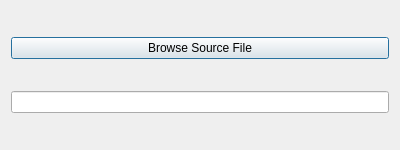
<?xml version="1.0" encoding="UTF-8"?>
<ui version="4.0">
    <class>MeshImporterTaskPanel</class>
    <widget class="QDialog" name="RunScriptNodeTaskPanel">
        
        <property name="geometry">
            <rect>
                <x>0</x>
                <y>0</y>
                <width>400</width>
                <height>150</height>
            </rect>
        </property>
        
        <property name="windowTitle">
                <string>MeshImporter Properties</string>
        </property>
        
        <layout class="QVBoxLayout" name="verticalLayout">
            <item>
                <widget class="QPushButton" name="ImportFileBrowse">
                    <property name="text">
                        <string>Browse Source File</string>
                    </property>
                </widget>
            </item>
            <item>
                <widget class="QLineEdit" name="OpenFile"/>
            </item>
        </layout>
        
    </widget>
    
    <resources/>
    <connections/>
</ui>
